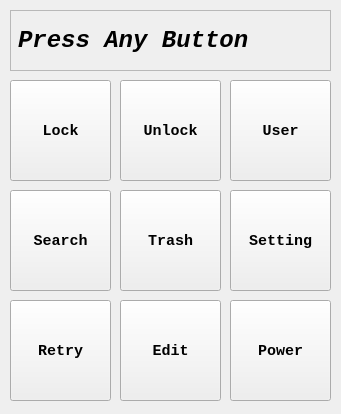
<?xml version="1.0" encoding="UTF-8"?>
<ui version="4.0">
 <class>MainWindow</class>
 <widget class="QMainWindow" name="MainWindow">
  <property name="geometry">
   <rect>
    <x>0</x>
    <y>0</y>
    <width>341</width>
    <height>414</height>
   </rect>
  </property>
  <property name="minimumSize">
   <size>
    <width>341</width>
    <height>414</height>
   </size>
  </property>
  <property name="maximumSize">
   <size>
    <width>341</width>
    <height>414</height>
   </size>
  </property>
  <property name="font">
   <font>
    <family>Consolas</family>
    <weight>75</weight>
    <bold>true</bold>
   </font>
  </property>
  <property name="windowTitle">
   <string>push_button</string>
  </property>
  <widget class="QWidget" name="centralwidget">
   <widget class="QPushButton" name="pushButton">
    <property name="geometry">
     <rect>
      <x>10</x>
      <y>80</y>
      <width>101</width>
      <height>101</height>
     </rect>
    </property>
    <property name="font">
     <font>
      <pointsize>11</pointsize>
      <weight>75</weight>
      <bold>true</bold>
     </font>
    </property>
    <property name="cursor">
     <cursorShape>PointingHandCursor</cursorShape>
    </property>
    <property name="text">
     <string>Lock</string>
    </property>
    <property name="icon">
     <iconset>
      <normaloff>../icon/469704211582004494-128.png</normaloff>../icon/469704211582004494-128.png</iconset>
    </property>
    <property name="iconSize">
     <size>
      <width>32</width>
      <height>32</height>
     </size>
    </property>
    <property name="checkable">
     <bool>true</bool>
    </property>
   </widget>
   <widget class="QPushButton" name="pushButton_2">
    <property name="geometry">
     <rect>
      <x>120</x>
      <y>80</y>
      <width>101</width>
      <height>101</height>
     </rect>
    </property>
    <property name="font">
     <font>
      <pointsize>11</pointsize>
      <weight>75</weight>
      <bold>true</bold>
     </font>
    </property>
    <property name="cursor">
     <cursorShape>PointingHandCursor</cursorShape>
    </property>
    <property name="text">
     <string>Unlock</string>
    </property>
    <property name="icon">
     <iconset>
      <normaloff>../icon/1657310781582004494-128.png</normaloff>../icon/1657310781582004494-128.png</iconset>
    </property>
    <property name="iconSize">
     <size>
      <width>32</width>
      <height>32</height>
     </size>
    </property>
    <property name="checkable">
     <bool>true</bool>
    </property>
   </widget>
   <widget class="QPushButton" name="pushButton_3">
    <property name="geometry">
     <rect>
      <x>230</x>
      <y>80</y>
      <width>101</width>
      <height>101</height>
     </rect>
    </property>
    <property name="font">
     <font>
      <pointsize>11</pointsize>
      <weight>75</weight>
      <bold>true</bold>
     </font>
    </property>
    <property name="cursor">
     <cursorShape>PointingHandCursor</cursorShape>
    </property>
    <property name="text">
     <string>User</string>
    </property>
    <property name="icon">
     <iconset>
      <normaloff>../icon/1388560951582004484-128.png</normaloff>../icon/1388560951582004484-128.png</iconset>
    </property>
    <property name="iconSize">
     <size>
      <width>32</width>
      <height>32</height>
     </size>
    </property>
   </widget>
   <widget class="QPushButton" name="pushButton_4">
    <property name="geometry">
     <rect>
      <x>10</x>
      <y>190</y>
      <width>101</width>
      <height>101</height>
     </rect>
    </property>
    <property name="font">
     <font>
      <pointsize>11</pointsize>
      <weight>75</weight>
      <bold>true</bold>
     </font>
    </property>
    <property name="cursor">
     <cursorShape>PointingHandCursor</cursorShape>
    </property>
    <property name="text">
     <string>Search</string>
    </property>
    <property name="icon">
     <iconset>
      <normaloff>../icon/2072119491582004497-128.png</normaloff>../icon/2072119491582004497-128.png</iconset>
    </property>
    <property name="iconSize">
     <size>
      <width>32</width>
      <height>32</height>
     </size>
    </property>
   </widget>
   <widget class="QPushButton" name="pushButton_5">
    <property name="geometry">
     <rect>
      <x>120</x>
      <y>190</y>
      <width>101</width>
      <height>101</height>
     </rect>
    </property>
    <property name="font">
     <font>
      <pointsize>11</pointsize>
      <weight>75</weight>
      <bold>true</bold>
     </font>
    </property>
    <property name="cursor">
     <cursorShape>PointingHandCursor</cursorShape>
    </property>
    <property name="text">
     <string>Trash</string>
    </property>
    <property name="icon">
     <iconset>
      <normaloff>../icon/14458160321582004493-128.png</normaloff>../icon/14458160321582004493-128.png</iconset>
    </property>
    <property name="iconSize">
     <size>
      <width>32</width>
      <height>32</height>
     </size>
    </property>
   </widget>
   <widget class="QPushButton" name="pushButton_6">
    <property name="geometry">
     <rect>
      <x>230</x>
      <y>190</y>
      <width>101</width>
      <height>101</height>
     </rect>
    </property>
    <property name="font">
     <font>
      <pointsize>11</pointsize>
      <weight>75</weight>
      <bold>true</bold>
     </font>
    </property>
    <property name="cursor">
     <cursorShape>PointingHandCursor</cursorShape>
    </property>
    <property name="text">
     <string>Setting</string>
    </property>
    <property name="icon">
     <iconset>
      <normaloff>../icon/2252295991582004497-128.png</normaloff>../icon/2252295991582004497-128.png</iconset>
    </property>
    <property name="iconSize">
     <size>
      <width>32</width>
      <height>32</height>
     </size>
    </property>
   </widget>
   <widget class="QPushButton" name="pushButton_7">
    <property name="geometry">
     <rect>
      <x>10</x>
      <y>300</y>
      <width>101</width>
      <height>101</height>
     </rect>
    </property>
    <property name="font">
     <font>
      <pointsize>11</pointsize>
      <weight>75</weight>
      <bold>true</bold>
     </font>
    </property>
    <property name="cursor">
     <cursorShape>PointingHandCursor</cursorShape>
    </property>
    <property name="text">
     <string>Retry</string>
    </property>
    <property name="icon">
     <iconset>
      <normaloff>../icon/14787197661582004498-128.png</normaloff>../icon/14787197661582004498-128.png</iconset>
    </property>
    <property name="iconSize">
     <size>
      <width>32</width>
      <height>32</height>
     </size>
    </property>
   </widget>
   <widget class="QPushButton" name="pushButton_8">
    <property name="geometry">
     <rect>
      <x>120</x>
      <y>300</y>
      <width>101</width>
      <height>101</height>
     </rect>
    </property>
    <property name="font">
     <font>
      <pointsize>11</pointsize>
      <weight>75</weight>
      <bold>true</bold>
     </font>
    </property>
    <property name="cursor">
     <cursorShape>PointingHandCursor</cursorShape>
    </property>
    <property name="text">
     <string>Edit</string>
    </property>
    <property name="icon">
     <iconset>
      <normaloff>../icon/15586770221582004499-128.png</normaloff>../icon/15586770221582004499-128.png</iconset>
    </property>
    <property name="iconSize">
     <size>
      <width>32</width>
      <height>32</height>
     </size>
    </property>
   </widget>
   <widget class="QPushButton" name="pushButton_9">
    <property name="geometry">
     <rect>
      <x>230</x>
      <y>300</y>
      <width>101</width>
      <height>101</height>
     </rect>
    </property>
    <property name="font">
     <font>
      <pointsize>11</pointsize>
      <weight>75</weight>
      <bold>true</bold>
     </font>
    </property>
    <property name="cursor">
     <cursorShape>PointingHandCursor</cursorShape>
    </property>
    <property name="text">
     <string>Power</string>
    </property>
    <property name="icon">
     <iconset>
      <normaloff>../icon/8474278001582004491-128.png</normaloff>../icon/8474278001582004491-128.png</iconset>
    </property>
    <property name="iconSize">
     <size>
      <width>32</width>
      <height>32</height>
     </size>
    </property>
   </widget>
   <widget class="QLabel" name="label">
    <property name="geometry">
     <rect>
      <x>10</x>
      <y>10</y>
      <width>321</width>
      <height>61</height>
     </rect>
    </property>
    <property name="font">
     <font>
      <family>Consolas</family>
      <pointsize>18</pointsize>
      <weight>75</weight>
      <italic>true</italic>
      <bold>true</bold>
     </font>
    </property>
    <property name="cursor">
     <cursorShape>IBeamCursor</cursorShape>
    </property>
    <property name="frameShape">
     <enum>QFrame::StyledPanel</enum>
    </property>
    <property name="frameShadow">
     <enum>QFrame::Plain</enum>
    </property>
    <property name="text">
     <string>Press Any Button</string>
    </property>
    <property name="scaledContents">
     <bool>false</bool>
    </property>
   </widget>
  </widget>
 </widget>
 <resources/>
 <connections/>
</ui>
